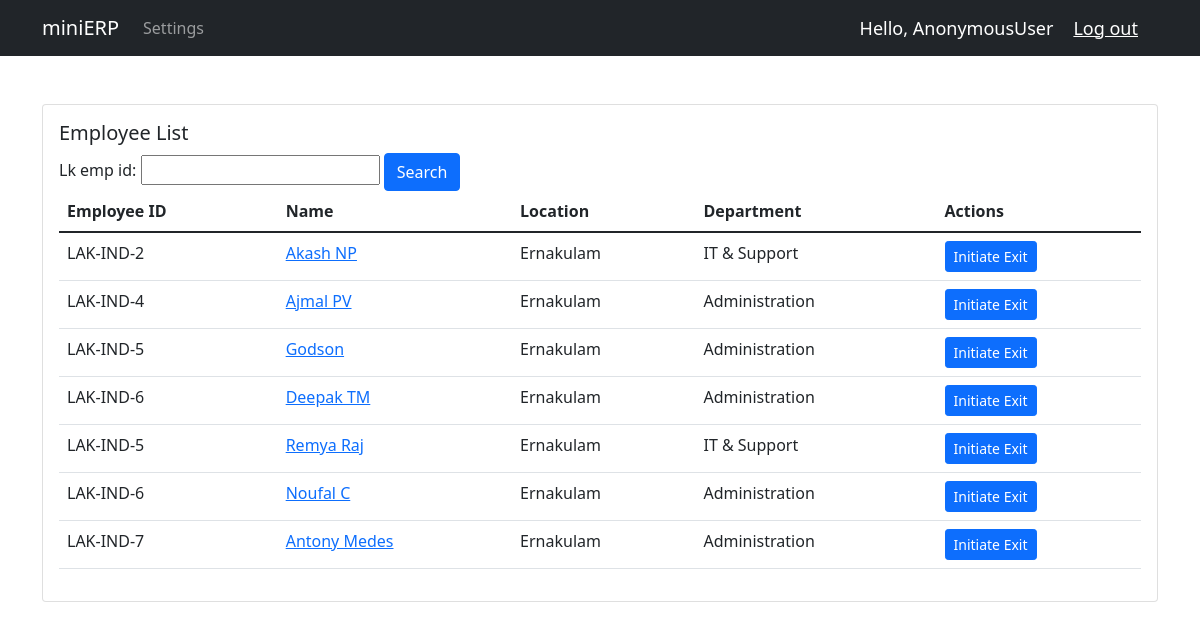
Screenshot of /emp_exit/ with the database file from the repository.
### hardware/models.py (models this page shows, shortened)
class Employee(models.Model):
    EMPLOYEE_STATUS = (
        ('Active', 'Active'),
        ('InActive', 'Inactive'),
    )
    user = models.OneToOneField(User, null=True, on_delete=models.CASCADE)
    emp_id = models.AutoField(primary_key=True, editable=False)
    lk_emp_id = models.CharField(null=True, blank=True, max_length=8)
    dept_id = models.ForeignKey(Department, null=True, on_delete=models.SET_NULL)
    desig_id = models.ForeignKey(Designation, null=True, on_delete=models.SET_NULL)
    laptop_assiged = models.ForeignKey(Laptop, null=True, blank=True, on_delete=models.SET_NULL)
    profilePic = models.ImageField(null=True, blank=True)
    emp_name = models.CharField(max_length=100, null=True)
    emp_email = models.CharField(max_length=100, null=True)
    emp_phone = models.IntegerField(null=True)
    emp_status = models.CharField(max_length=10, null=True, choices=EMPLOYEE_STATUS)
    loc_id = models.ForeignKey(Location, null=True, blank=False, on_delete=models.SET_NULL)
    emp_date_joined = models.DateField
    emp_date_exited = models.DateField
    emp_date_created = models.DateField(auto_now_add=True)
    history = HistoricalRecords()

class Location(models.Model):
    location_id = models.AutoField(primary_key=True, editable=False)
    location = models.CharField(max_length=20, null=True)
    def __str__(self):
        return self.location

class Department(models.Model):
    department_id = models.AutoField(primary_key=True, editable=False)
    dept_name = models.CharField(max_length=50, null=False, blank=False)
    def __str__(self):
        return self.dept_name

### hardware/views.py (the view)
# urls.py: path('emp_exit/', views.emp_exit, name='emp_exit'),
def emp_exit(request):
    employees = Employee.objects.filter(emp_status='Active')
    myExitFilter = ExitEmployeeFilter(request.GET, queryset=employees)
    employees = myExitFilter.qs
    context = {'myExitFilter':myExitFilter, 'employees':employees}
    return render(request, 'hardware/emp_exit.html', context)

### hardware/templates/hardware/emp_exit.html
{% extends 'hardware/main.html' %}
{% block content %}
<div class="container">
    <div class="row my-4">
        <div class="col">
            <div class="card card-body">
                <h5 class="card-title">Employee List</h5>
                <form method="GET">
                  {{myExitFilter.form}}
                  <button class="btn btn-primary" type="submit">Search</button>
                </form>
                <table class="table table-stripped">
                    <thead>
                      <tr>
                        <th scope="col">Employee ID</th>
                        <th scope="col">Name</th>
                        <th scope="col">Location</th>
                        <th scope="col">Department</th>
                        <th scope="col">Actions</th>
                      </tr>
                    </thead>
                    <tbody>
                      {% for employee in employees %}
                      <tr>
                        <td>{{employee.lk_emp_id}}</td>
                        <td><a href="{% url 'employee' pk=employee.emp_id %}">{{employee.emp_name}}</a></td>
                        <td>{{employee.loc_id}}</td>
                        <td>{{employee.dept_id}}</td>
                        <td><a class="btn btn-primary btn-sm" href="{% url 'emp_exit_confirm' pk=employee.emp_id %}">Initiate Exit</a></td>
                      </tr>
                      {% endfor %}
                    </tbody>
                </table>
            </div>
        </div>
    </div>
</div>
{% endblock content %}

### rows the page displays
Employee: lk_emp_id "LAK-IND-2", emp_name "Akash NP", loc_id "Ernakulam", dept_id "IT & Support"
Employee: lk_emp_id "LAK-IND-4", emp_name "Ajmal PV", loc_id "Ernakulam", dept_id "Administration"
Employee: lk_emp_id "LAK-IND-5", emp_name "Godson", loc_id "Ernakulam", dept_id "Administration"
Employee: lk_emp_id "LAK-IND-6", emp_name "Deepak TM", loc_id "Ernakulam", dept_id "Administration"
Employee: lk_emp_id "LAK-IND-5", emp_name "Remya Raj", loc_id "Ernakulam", dept_id "IT & Support"
Employee: lk_emp_id "LAK-IND-6", emp_name "Noufal C", loc_id "Ernakulam", dept_id "Administration"
Employee: lk_emp_id "LAK-IND-7", emp_name "Antony Medes", loc_id "Ernakulam", dept_id "Administration"

### other values shown
{{ request.user }} "AnonymousUser"
